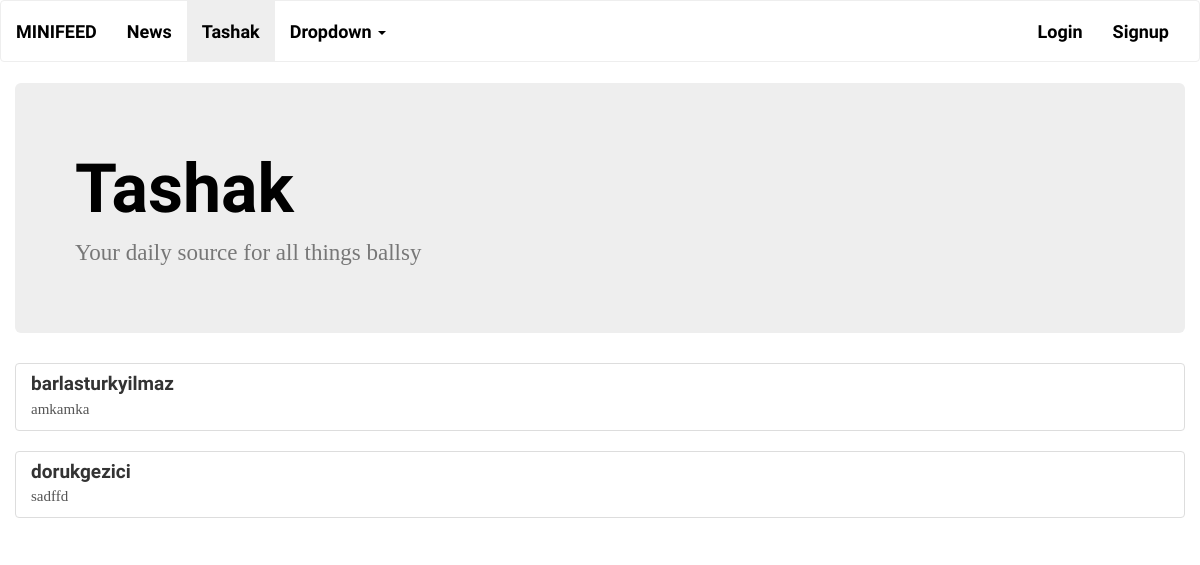
Page /categories/tashak/ on the committed database.
### feed/models.py (models this page shows, shortened)
class Category(models.Model):
    name = models.CharField(max_length=50)
    slug = models.SlugField(unique=True, blank=True)
    description = models.CharField(max_length=100, blank=True)
    def __str__(self):
        return "{name}".format(name=self.name)

class Post(models.Model):
    timestamp = models.DateTimeField(auto_now_add=True)
    body = models.CharField(max_length=200)
    category = models.ForeignKey("Category")
    author = models.ForeignKey(User, blank=False, null=False)

### feed/views.py (the view)
# urls.py: url(r'^categories/(?P<category_slug>[\w-]+)/$', CategoryDetailView.as_view(), name='category'),
class CategoryDetailView(generic.DetailView):
    model = Category
    template_name = 'category_detail.html'
    slug_url_kwarg = 'category_slug'
    def get_context_data(self, **kwargs):
        context = super().get_context_data(**kwargs)
        category = context['object']
        context['posts'] = category.post_set.all()
        return context

### feed/context_processors.py (called while the page is built)
def global_processor(request):
    return {
        "categories": Category.objects.all(),
        "user": request.user
    }

### feed/templates/category_detail.html
{% extends "theme.html" %}
{% block body %}
    <div class="container">
        <div class="row">
            <div class="jumbotron">
                <h1>{{ object }}</h1>
                <p>{{ object.description }}</p>
            </div>
        </div>
        {% for post in posts %}
            <div class="list-group">
                <div class="row">
                    <a href="#" class="list-group-item">
                        <h4 class="list-group-item-heading">{{ post.author }}</h4>
                        <p class="list-group-item-text">{{ post.body }}</p>
                    </a>
                </div>
            </div>
        {% endfor %}
    </div>
{% endblock %}

### feed/templates/theme.html (shortened to what this page needs)
<!DOCTYPE html>
<html>
  <head>
      {% load static %}
      <link rel="stylesheet" href={% static "css/bootstrap.min.css" %}>
      <link rel="stylesheet" href={% static "css/style.css" %}>
  </head>
  <body>
    <nav class="navbar navbar-default">
        <div class="container-fluid">
            <div class="navbar-header">
                <a class="navbar-brand" href="/">MiniFeed</a>
            </div>
            <div class="collapse navbar-collapse" id="bs-example-navbar-collapse-1">
                <ul class="nav navbar-nav">
                    {% for category in categories %}
                        {% url "category" category_slug=category.slug as category_url %}
                        <li {% if request.path == category_url %}class="active"{% endif %}><a href={{ category_url }}>{{ category.name }}</a></li>
                    {% endfor %}
                    <li class="dropdown">
                        <a href="#" class="dropdown-toggle" data-toggle="dropdown" role="button" aria-expanded="false">Dropdown <span class="caret"></span></a>
                    </li>
                </ul>
                <ul class="nav navbar-nav navbar-right">
                    {% if user.is_authenticated %}
                        <li><a href="{% url "logout" %}">Logout</a></li>
                    {% else %}
                        <li><a href="{% url "login" %}">Login</a></li>
                        <li><a href="{% url "signup" %}">Signup</a></li>
                    {% endif %}
                </ul>
            </div>
        </div>
    </nav>
    {% block body %}{% endblock %}
  </body>
</html>

### rows in the picture
Category: name "News"
Category: name "Tashak", description "Your daily source for all things ballsy"
Post: author "barlasturkyilmaz", body "amkamka"
Post: author "dorukgezici", body "sadffd"
